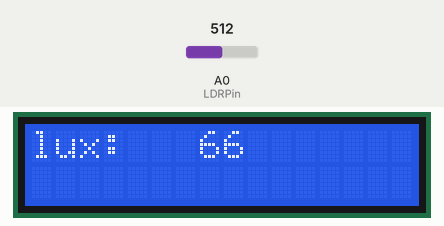
Recording of a sketch running on a simulated Arduino Uno, built with avr-gcc and run on an emulated ATmega328P. Shown: 16×2 character LCD. The test bench sets the inputs (shaded band); at power-on: A0 (LDRPin) = 512. What the sketch prints to the serial monitor is not drawn.

Above: at 3.2 s.
3.3 s: A0 (LDRPin) set to 716
At 4.4 s:
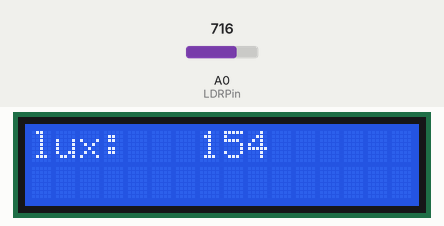
5.0 s: A0 (LDRPin) set to 900
At 6.2 s:
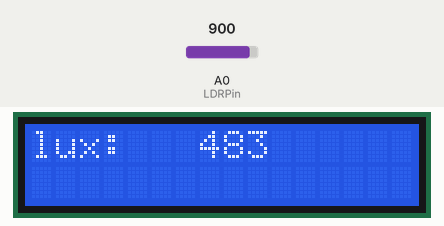
6.6 s: A0 (LDRPin) set to 1023
At 6.9 s:
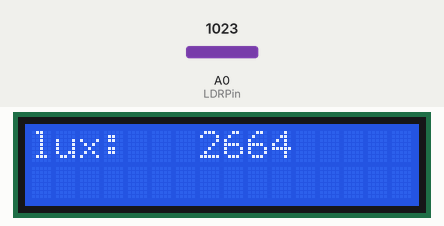
Timing chart, 0 to 9.6 s (numbered marks = the images above; inputs shaded):
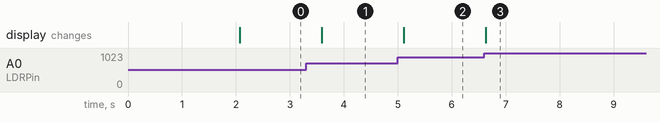

The sketch:

final_sensor_lux.ino
```cpp
#include <LiquidCrystal.h>
LiquidCrystal lcd(9, 8, 7, 6, 5, 4);

const long A = 1000;     //Resistencia en oscuridad en KΩ
const int B = 15;        //Resistencia a la luz (10 Lux) en KΩ
const int Rc = 10;       //Resistencia calibracion en KΩ
const int LDRPin = A0;   //Pin del LDR

int V;
int ilum;

void setup()
{
   Serial.begin(9600);
   lcd.clear();
lcd.begin(16,2);
  lcd.print("luxometro");
  delay(2000);
   lcd.clear();
}

void loop()
{
   V = analogRead(LDRPin);

   //ilum = ((long)(1024-V)*A*10)/((long)B*Rc*V);  //usar si LDR entre GND y A0
   ilum = ((long)V*A*10)/((long)B*Rc*(1024-V));    //usar si LDR entre A0 y Vcc (como en el esquema anterior)

   Serial.println(ilum);


  lcd.clear();
  lcd.setCursor(0, 0);
  lcd.print("lux:");
  lcd.setCursor(7, 0);
  lcd.print(ilum);
  delay(300);


}
```

Measured:
- after the input at 3.3 s, the display: changes after 0.29 s (image 1)
- after the input at 5.0 s, the display: changes after 0.11 s (image 2)
- after the input at 6.6 s, the display: changes at once (image 3)
